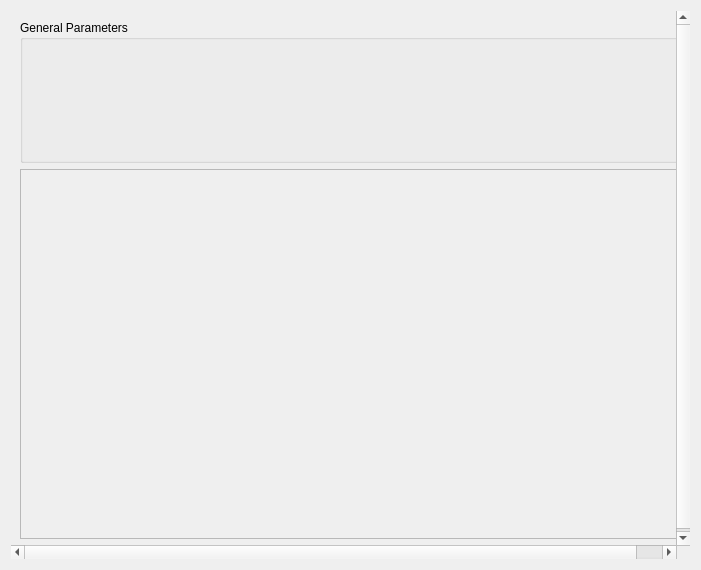
<?xml version="1.0" encoding="UTF-8"?>
<ui version="4.0">
 <class>DamGui_Eco_Soil_Erosion</class>
 <widget class="QWidget" name="DamGui_Eco_Soil_Erosion">
  <property name="geometry">
   <rect>
    <x>0</x>
    <y>0</y>
    <width>701</width>
    <height>570</height>
   </rect>
  </property>
  <property name="windowTitle">
   <string>Form</string>
  </property>
  <layout class="QVBoxLayout" name="verticalLayout">
   <item>
    <widget class="QScrollArea" name="scrollArea">
     <property name="frameShape">
      <enum>QFrame::NoFrame</enum>
     </property>
     <property name="frameShadow">
      <enum>QFrame::Plain</enum>
     </property>
     <property name="widgetResizable">
      <bool>true</bool>
     </property>
     <widget class="QWidget" name="scrollAreaWidgetContents">
      <property name="geometry">
       <rect>
        <x>0</x>
        <y>0</y>
        <width>693</width>
        <height>536</height>
       </rect>
      </property>
      <layout class="QVBoxLayout" name="verticalLayout_3">
       <property name="sizeConstraint">
        <enum>QLayout::SetFixedSize</enum>
       </property>
       <item>
        <widget class="QGroupBox" name="groupBox">
         <property name="minimumSize">
          <size>
           <width>675</width>
           <height>0</height>
          </size>
         </property>
         <property name="title">
          <string>General Parameters</string>
         </property>
         <layout class="QVBoxLayout" name="verticalLayout_2">
          <item>
           <widget class="Sys_Member_String_BaseWid" name="name" native="true">
            <property name="minimumSize">
             <size>
              <width>200</width>
              <height>30</height>
             </size>
            </property>
            <property name="maximumSize">
             <size>
              <width>16777215</width>
              <height>50</height>
             </size>
            </property>
           </widget>
          </item>
          <item>
           <widget class="Sys_Member_Int_BaseWid" name="id" native="true">
            <property name="minimumSize">
             <size>
              <width>200</width>
              <height>30</height>
             </size>
            </property>
            <property name="maximumSize">
             <size>
              <width>16777215</width>
              <height>50</height>
             </size>
            </property>
           </widget>
          </item>
          <item>
           <widget class="Sys_Member_Bool_BaseWid" name="stepwise_flag" native="true">
            <property name="minimumSize">
             <size>
              <width>200</width>
              <height>30</height>
             </size>
            </property>
            <property name="maximumSize">
             <size>
              <width>16777215</width>
              <height>50</height>
             </size>
            </property>
           </widget>
          </item>
         </layout>
        </widget>
       </item>
       <item>
        <widget class="QFrame" name="frame">
         <property name="minimumSize">
          <size>
           <width>675</width>
           <height>290</height>
          </size>
         </property>
         <property name="frameShape">
          <enum>QFrame::StyledPanel</enum>
         </property>
         <property name="frameShadow">
          <enum>QFrame::Raised</enum>
         </property>
         <layout class="QHBoxLayout" name="horizontalLayout">
          <item>
           <widget class="Sys_Plot_Frame" name="widget_plot" native="true">
            <property name="minimumSize">
             <size>
              <width>0</width>
              <height>350</height>
             </size>
            </property>
           </widget>
          </item>
         </layout>
        </widget>
       </item>
      </layout>
     </widget>
    </widget>
   </item>
  </layout>
 </widget>
 <customwidgets>
  <customwidget>
   <class>Sys_Plot_Frame</class>
   <extends>QWidget</extends>
   <header location="global">Sys_Plot_Frame.h</header>
   <container>1</container>
  </customwidget>
  <customwidget>
   <class>Sys_Member_String_BaseWid</class>
   <extends>QWidget</extends>
   <header>Sys_Member_String_BaseWid.h</header>
   <container>1</container>
  </customwidget>
  <customwidget>
   <class>Sys_Member_Int_BaseWid</class>
   <extends>QWidget</extends>
   <header>Sys_Member_Int_BaseWid.h</header>
   <container>1</container>
  </customwidget>
  <customwidget>
   <class>Sys_Member_Bool_BaseWid</class>
   <extends>QWidget</extends>
   <header>Sys_Member_Bool_BaseWid.h</header>
   <container>1</container>
  </customwidget>
 </customwidgets>
 <resources/>
 <connections/>
</ui>
